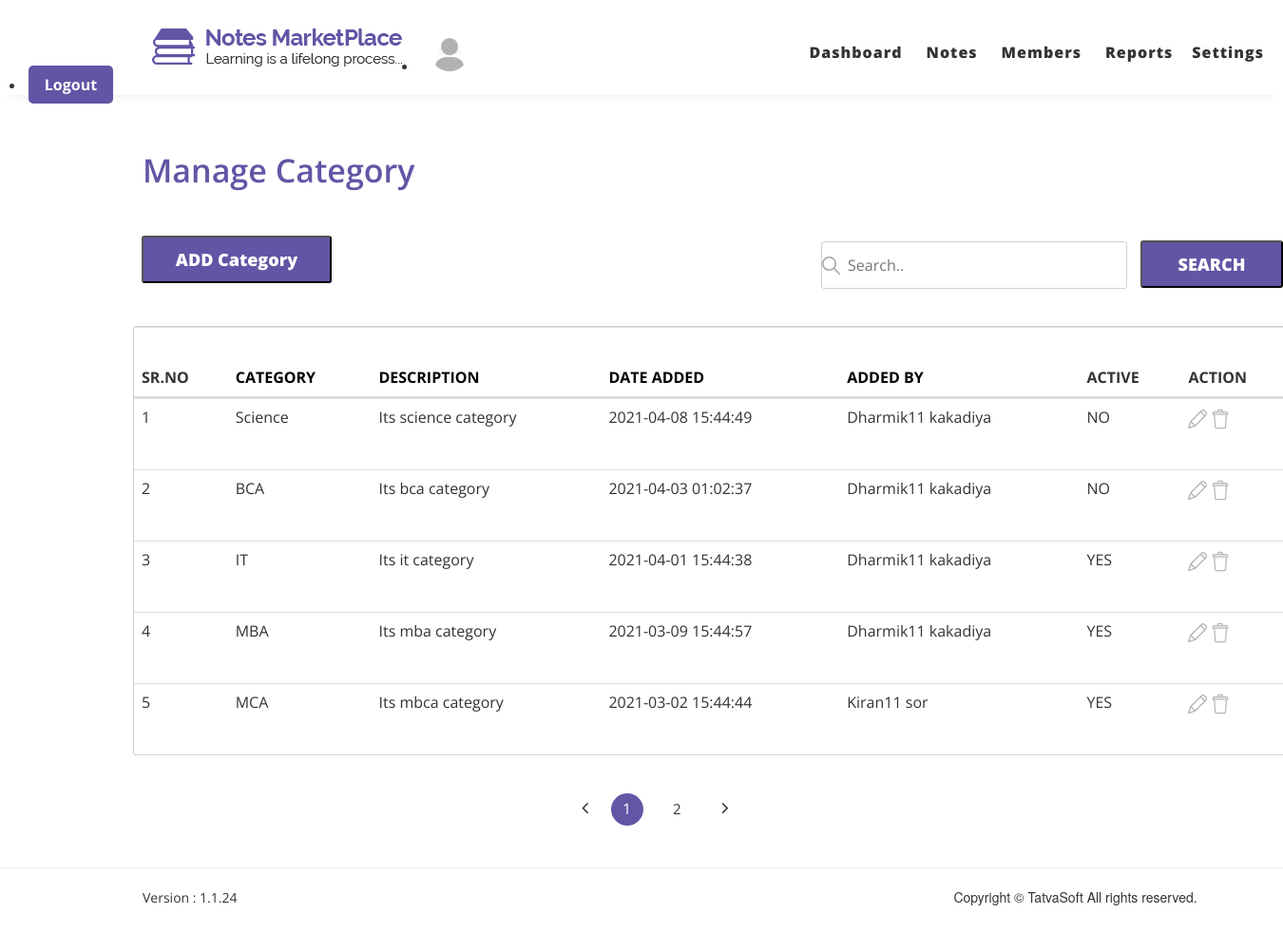
Page /admin/managecatogary.php on the earlier database version.
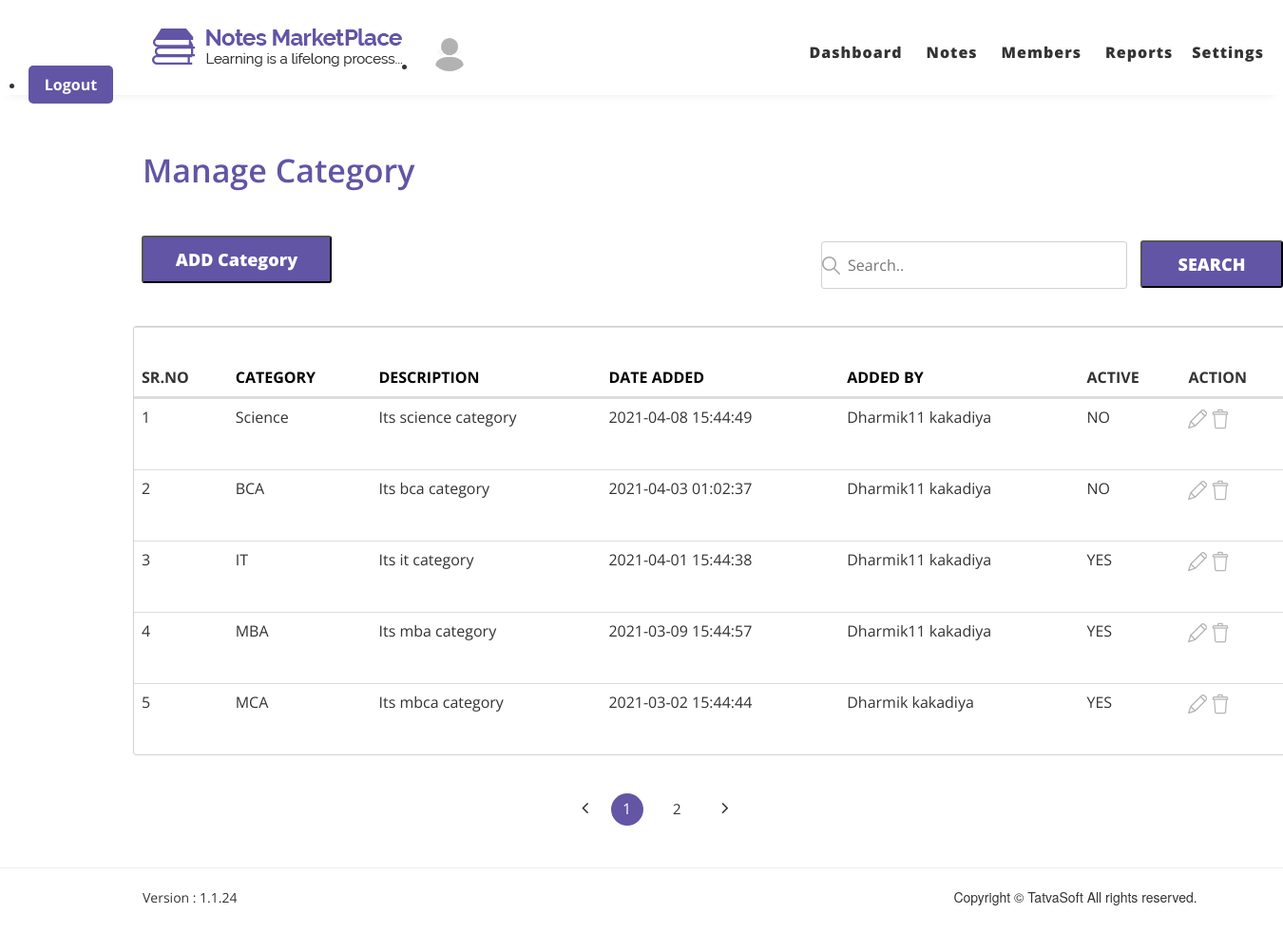
Same page on the later database version.
### tables this page shows
CREATE TABLE `notecategories` (
  `ID` int(11) NOT NULL,
  `Name` varchar(100) NOT NULL,
  `Description` varchar(200) NOT NULL,
  `CreatedDate` datetime DEFAULT NULL,
  `CreatedBy` int(11) DEFAULT NULL,
  `ModifiedDate` datetime DEFAULT NULL,
  `ModifiedBy` int(11) DEFAULT NULL,
  `IsActive` bit(1) NOT NULL
);

CREATE TABLE `users` (
  `ID` int(11) NOT NULL,
  `RoleID` int(11) NOT NULL,
  `FirstName` varchar(50) NOT NULL,
  `LastName` varchar(50) NOT NULL,
  `EmailID` varchar(100) NOT NULL,
  `Password` varchar(24) NOT NULL,
  `IsEmailVerified` bit(1) NOT NULL,
  `CreatedDate` datetime DEFAULT NULL,
  `CreatedBy` int(11) DEFAULT NULL,
  `ModifiedDate` datetime DEFAULT NULL,
  `ModifiedBy` int(11) DEFAULT NULL,
  `IsActive` bit(1) NOT NULL
);

### admin/managecatogary.php (the view, shortened to what the changed rows need)
<!doctype html>
<html lang="en">
<head>
    <link rel="stylesheet" href="css/font-awesom/css/font-awesome.min.css">
    <link rel="stylesheet" href="css/bootstrap/bootstrap.min.css.css">
    <link rel="stylesheet" href="css/style.css">
    <link rel="stylesheet" href="css/responsive.css">
</head>
<body>
    <?php
    include "includes/header.php";
    ?>
    <section id="managed">
        <div class="managed-admin down-dash">
            <h1 class="manage-heading manage-ad">Manage Category</h1>
        </div>
    </section>
    <?php
                $sort='DESC';
                if(isset($_GET['sorting'])){
                    $sort=$_GET['sorting'];
                }
                else{
                    $sort='ASC';
                }
                $order='ORDER BY notecategories.CreatedDate';
            ?>
            <?php
                $per_page=5;
                if(isset($_GET['page1']))
                {
                    $page=$_GET['page1'];
                }
                else{
                    $page='1';
                }
                if($page=='' || $page==1){
                    $page_1=0;
                }
                else{
                    $page_1=($page*$per_page)-$per_page;
                }
            $search='';
                $sort=='DESC'?$sort='ASC':$sort='DESC';
    ?>
    <table class="table table-responsive table-down">
        <thead>
             <tr>
                <tr>
                <th scope="col">SR.NO</th>
                <?php echo "<th scope='col'><a style='color:black;' href='managecatogary.php?asc=category&sorting=$sort'>CATEGORY</a></th>";?>
                <?php echo "<th scope='col'><a style='color:black;' href='managecatogary.php?asc=desc&sorting=$sort'>DESCRIPTION</a></th>
                <th scope='col'><a style='color:black;' href='managecatogary.php?asc=date&sorting=$sort'>DATE ADDED</a></th>"; ?>
                 <?php echo "<th scope='col'><a style='color:black;' href='managecatogary.php?asc=add&sorting=$sort'>ADDED BY</a></th>"; ?>
                <th scope="col">ACTIVE</th>
                <th scope="col">ACTION</th>
            </tr>
        </thead>
        <tbody>
    <?php
    $query="SELECT notecategories.ID,notecategories.Name,notecategories.Description,notecategories.CreatedDate,notecategories.IsActive,users.FirstName,users.LastName FROM notecategories LEFT JOIN users ON notecategories.CreatedBy=users.ID WHERE notecategories.Name LIKE '%$search%' OR  notecategories.Description LIKE '%$search%' OR users.FirstName LIKE '%$search%' $order $sort LIMIT $page_1,$per_page";
    $result=mysqli_query($conn,$query);
    $sr=1;
    while($row=mysqli_fetch_assoc($result)){
        $id=$row['ID'];
        $category=$row['Name'];
        $desc=$row['Description'];
        $date=$row['CreatedDate'];
        $active=$row['IsActive'];
        $name=$row['FirstName'];
        $name1=$row['LastName'];
        echo "<tr>";
        echo "<td>$sr</td>";
        echo "<td>$category</td>";
        echo "<td>$desc</td>";
        echo "<td>$date</td>";
        echo "<td>$name $name1</td>";
        if($active==0){
            echo "<td>YES</td>";
        }
        else{
            echo "<td>NO</td>";
        }
        echo "<td><a href='addcategory.php?Edit={$id}'><img src='images/Dashboard/edit.png'></a>
                    <a <a onclick=\" javascript:return confirm('Are You Sure You Want To make this category inacticate?')\"style='color:#fff;' href='managecatogary.php?Delete={$id}'><img src='images/Front_images/images/delete.png' class='delete'></a></td>";
        echo "</tr>";
        $sr++;
    }
    ?>
    </tbody>
    </table>
</body>
</html>

Differences in the rows shown:
changed through a linked row, notecategories "MCA": CreatedBy.FirstName "Kiran11" → "Dharmik"; CreatedBy.LastName "sor" → "kakadiya"
